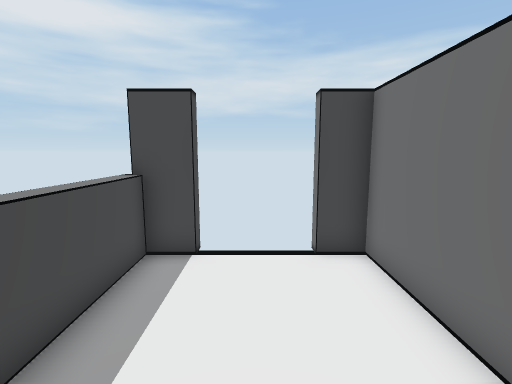
view 1 (above)

12 first-person views from a walk through a scene from a Unity 3-D project. The camera is 1.3 m above the floor, tilts 8° down and sees 85° across. Doors are open. The floor is counted in squares, 0.51 m on a side. Each view is taken from the middle of a square. On the plan, view 1 faces up. The plan holds only what a view shows up to about 19 squares ahead; the rest is blank. The place goes on beyond the plan. The player character is not drawn.

view 2
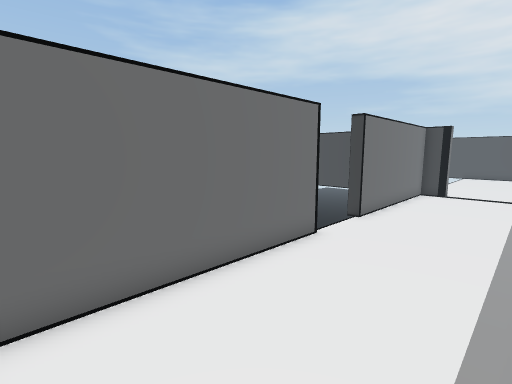

view 3
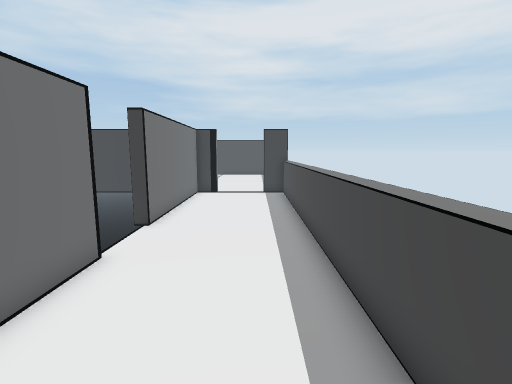

view 4
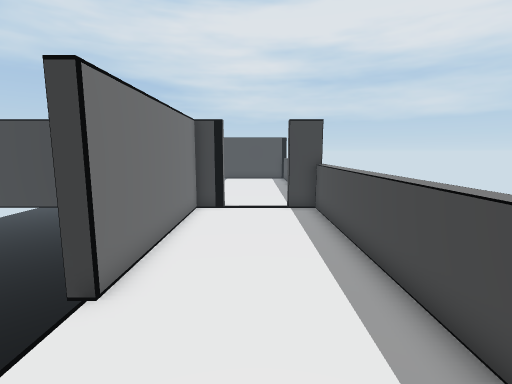

view 5
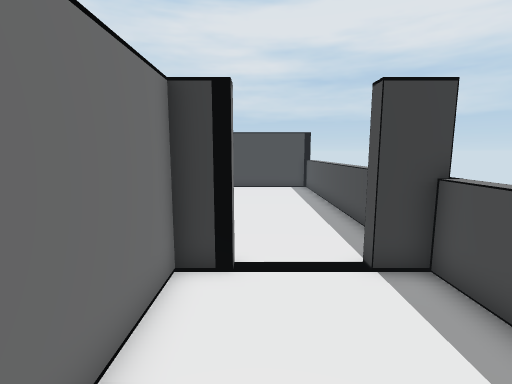

view 6
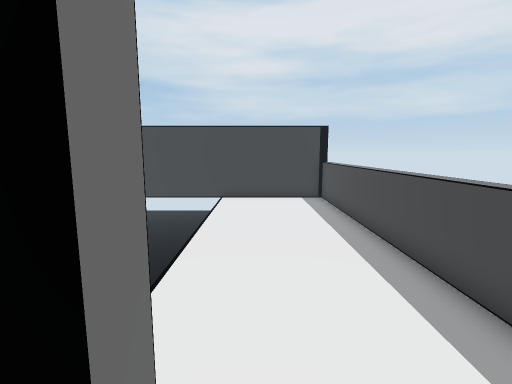

view 7
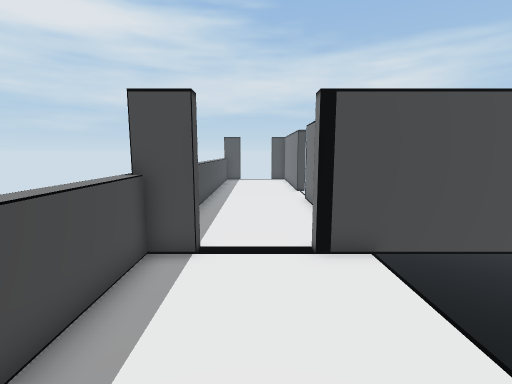

view 8
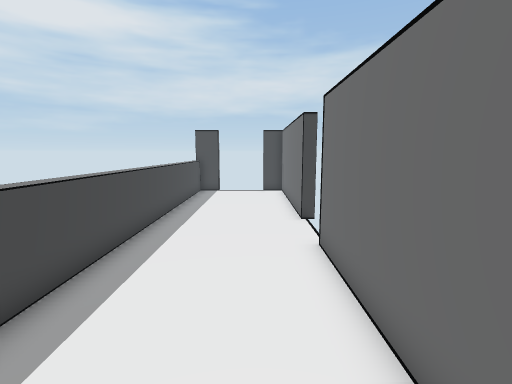

view 9
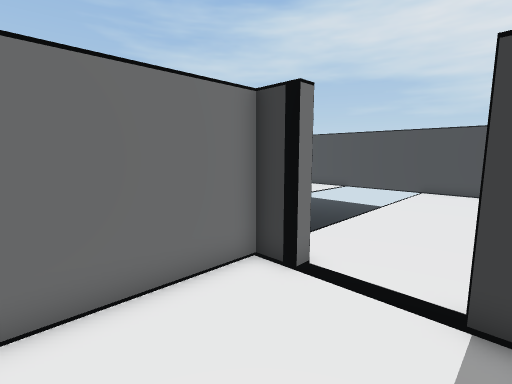

view 10
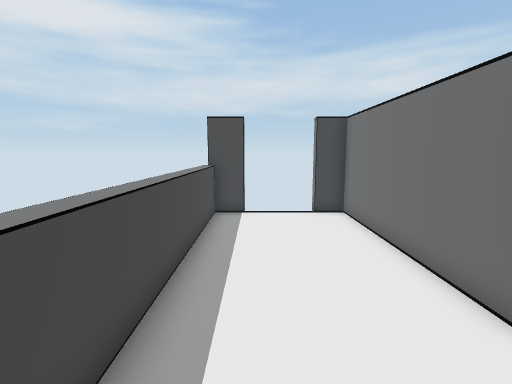

view 11
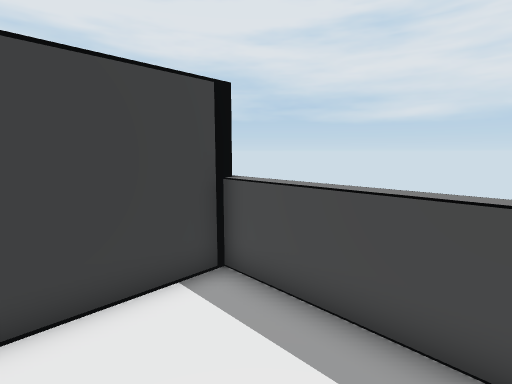

view 12
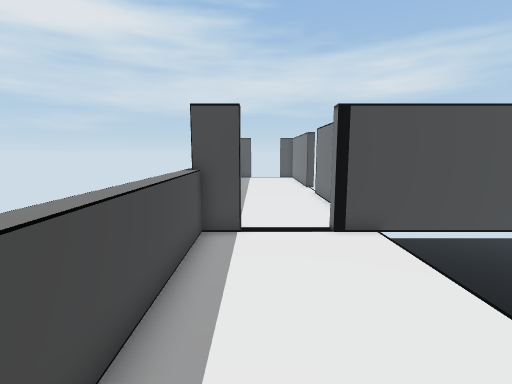

### Floor plan
Key: @ floor where view 1 was taken; # wall or solid block; . floor; D open door; = window, fence, low wall or low ledge; v drop or lower ground.
Columns run from 3 left of view 1 to 5 right of it. Each row starts with its distance up from view 1.
  7 ##DDD##
  6 =.....#
  5 =.....#
  4 =.....#
  3 =.....#
  2 =.....#
  1 =.....#
  0 =..@..#
 -1 =.....#
 -2 =.....D
 -3 =.....D
 -4 =.....D
 -5 =.....#
 -6 =.....#
 -7 =.....#
 -8 =.....#
 -9 =.....#
-10 =.....#
-11 =.....#
-12 =.....#
-13 ##DDD####
-14 =.....v
-15 =.....v
-16 =.....v
-17 =.....v
-18 =.....v
-19 =.....v
-20 =.....v
-21 =.....v
-22 =.....v
-23 =.....v
-24 =.....v
-25 =.....v
-26 =.....v
-27 =.....v
-28 #########

Positions as (right, up) in squares from view 1, and headings:
1: (0, 0), facing up
2: (-2, 6), facing down-right
3: (-1, 5), facing down
4: (0, 0), facing down
5: (1, -7), facing down
6: (1, -12), facing down
7: (0, -20), facing up
8: (1, -12), facing up
9: (-2, -8), facing down-right
10: (-1, -5), facing up
11: (1, -23), facing down-left
12: (-1, -22), facing up
